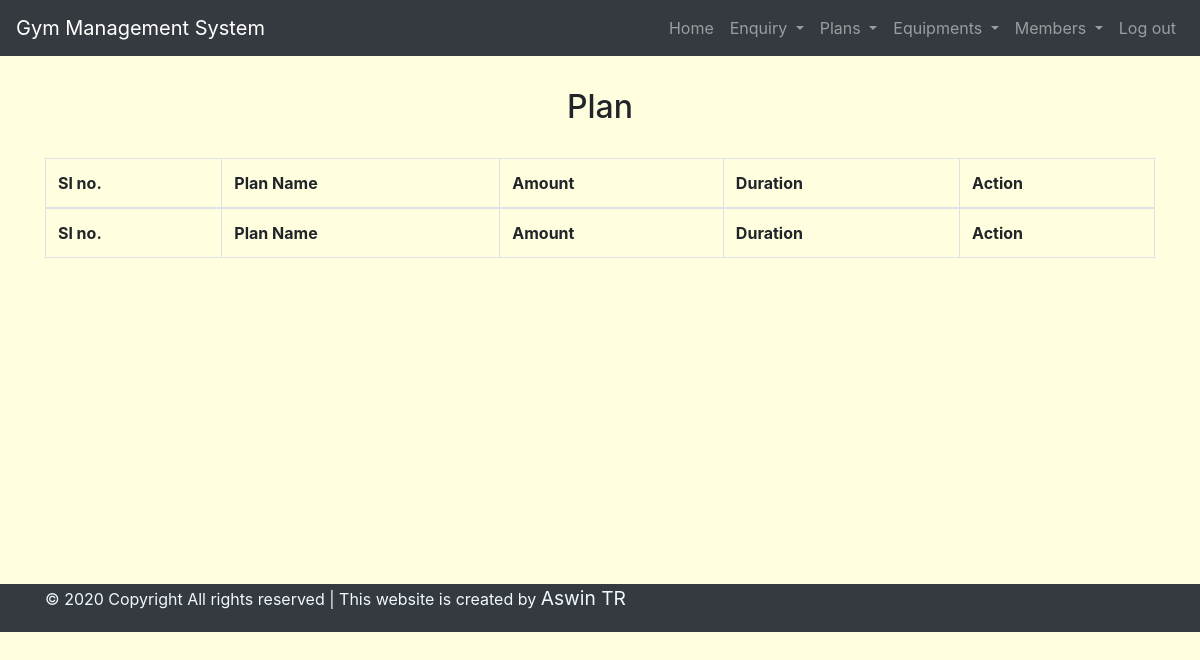
The app's page /view_plan/ (signed in), older data.
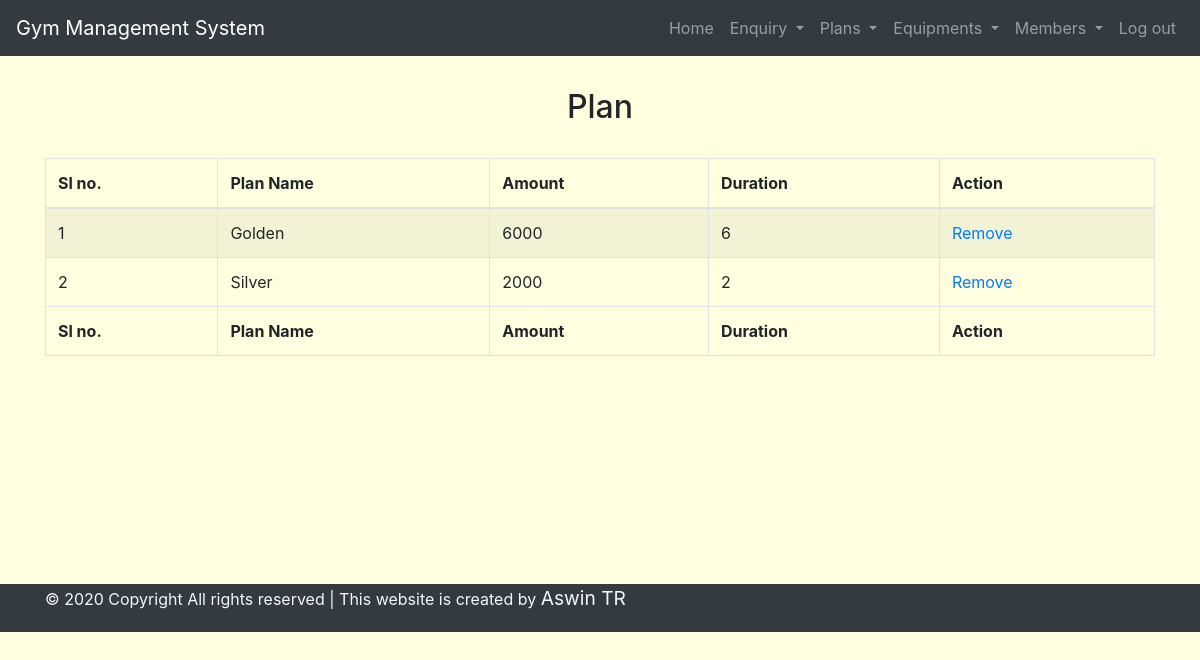
The same page, newer data.
### main_app/models.py (models this page shows)
class Plans(models.Model):
    plan_name = models.CharField(max_length=30)
    plan_amount = models.IntegerField()
    plan_duration = models.IntegerField()

### main_app/views.py (the view)
# urls.py: path('view_plan/',views.view_plan,name='view_plan'),
def view_plan(request):
    if 'username' in request.session:
        plan = Plans.objects.all()
        return render(request,'view_plan.html',{'plan': plan})
    else:
        messages.error(request,"Login first")
        return redirect(login)

### main_app/templates/view_plan.html
{% extends 'dashboard.html' %}
    {% block content %}
    <div class="container" style="height: 30em;">
        <h2 class="text-center" style="margin: 1em;">Plan</h2>
        <table id="example" class="table table-striped table-bordered" style="width:100%">
            <thead>
                <tr>
                    <th>Sl no.</th>
                    <th>Plan Name</th>
                    <th>Amount</th>
                    <th>Duration</th>
                    <th>Action</th>
                </tr>
            </thead>
            <tbody>
                {% for i in plan %}
                <tr>
                    <td>{{forloop.counter}}</td>
                    <td>{{i.plan_name}}</td>
                    <td>{{i.plan_amount}}</td>
                    <td>{{i.plan_duration}}</td>
                    <td><a href="{% url 'remove_plan' plan_id=i.id %}" onclick="return confirm('Are you sure you want to delete this item?');">Remove</a></td>
                </tr>
                {% endfor %}
            </tbody>
            <tfoot>
                <tr>
                    <th>Sl no.</th>
                    <th>Plan Name</th>
                    <th>Amount</th>
                    <th>Duration</th>
                    <th>Action</th>
                </tr>
            </tfoot>
        </table>
    </div>
    {% endblock %}

Row changes from the older to the newer data that the page shows:
added Plans: plan_name "Golden", plan_amount "6000", plan_duration "6"
added Plans: plan_name "Silver", plan_amount "2000", plan_duration "2"
